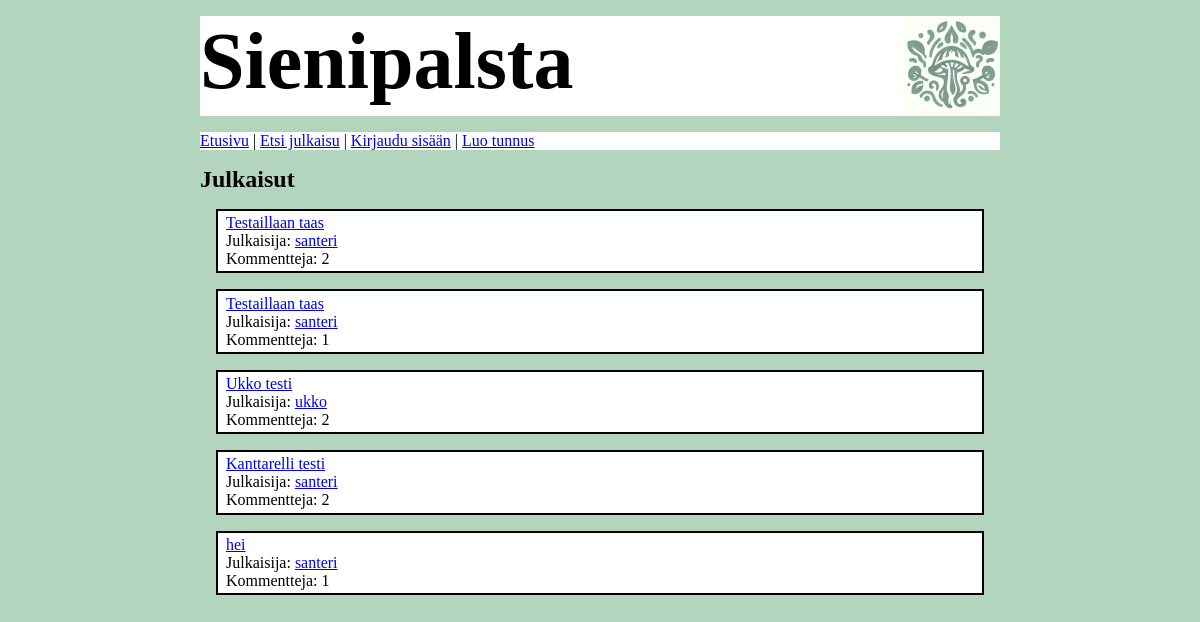
The page / on the database its author committed.
### tables this page shows
CREATE TABLE items (
    id INTEGER PRIMARY KEY,
    title TEXT,
    location TEXT,
    description TEXT,
    user_id INTEGER REFERENCES users
);

CREATE TABLE users (id INTEGER PRIMARY KEY, username TEXT UNIQUE, password_hash TEXT);

### app.py (the view)
@app.route("/")
def index():
    all_items = items.get_items()
    return render_template("index.html", items=all_items)

### db.py (called while the page is built)
def get_connection():
    con = sqlite3.connect("database.db")
    con.execute("PRAGMA foreign_keys = ON")
    con.row_factory = sqlite3.Row
    return con

def query(sql, params=[]):
    con = get_connection()
    con.execute("PRAGMA foreign_keys = ON")
    result = con.execute(sql, params).fetchall()
    con.close()
    return result

### items.py (called while the page is built)
def get_items():
    sql = """SELECT items.id, items.title, users.id user_id, users.username,
                    COUNT(comments.id) as comment_count
             FROM items
             JOIN users ON items.user_id = users.id
             LEFT JOIN comments ON items.id = comments.item_id
             GROUP BY items.id, users.id
             ORDER BY items.id DESC"""
    return db.query(sql)

### templates/index.html (shortened to what this page needs)
{% extends "layout.html" %}
{% block content %}
<h2>Julkaisut</h2>
{% for item in items %}
<div class="item">
<a href="/item/{{ item.id }}">{{ item.title }}</a> <br/>
Julkaisija: <a href="/user/{{ item.user_id }}">{{ item.username }}</a> <br />
Kommentteja: {{ item.comment_count }}
</div>
{% endfor %}
{% endblock %}

### templates/layout.html (shortened to what this page needs)
<!DOCTYPE html>
<html>
<head>
  <link rel="stylesheet" href="/static/main.css">
</head>
<body>
  <div class="header">
    <h1>Sienipalsta</h1>
    <img src="/static/logo.png" alt="Logo" class="logo">
  </div>
  <div class="nav">
  <p>
    <a href="/">Etusivu</a> |
    <a href="/find_item">Etsi julkaisu</a> |
  {% if session.user_id %}
    <a href="/new_item">Uusi julkaisu</a> |
    <a href="/logout">Kirjaudu ulos</a> |
  {% else %}
    <a href="/login">Kirjaudu sisään</a> |
    <a href="/register">Luo tunnus</a>
  {% endif %}
  </p>
  </div>
  {% block content %}{% endblock %}
</body>
</html>

### static/main.css (style rules this page uses)
body { margin: auto; max-width: 50em; font-family: serif; background-color: rgb(179, 212, 189); }
.item { border: 2px solid black; margin: 1em; padding: 0.2em 0.5em; background-color: white; }
.logo { height: 100px; }
.header { background-color: white; color: rgb(0, 0, 0); padding: 0em; margin: 1em 0; display: flex;rgb(255, 255, 255) align-items: center; justify-content: space-between; }
.nav { background-color: white; padding: 0em; margin: 0em 0; }
h1 { margin: 0; font-size: 5em; font-family: 'URW Chancery L', cursive; }
h2 { margin: 0; }

### rows shown on the page
items: title "Testaillaan taas", username "santeri", comment_count "2"
items: title "Testaillaan taas", username "santeri", comment_count "1"
items: title "Ukko testi", username "ukko", comment_count "2"
items: title "Kanttarelli testi", username "santeri", comment_count "2"
items: title "hei", username "santeri", comment_count "1"
